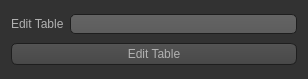
<?xml version="1.0" encoding="UTF-8"?>
<ui version="4.0">
 <class>updateTable</class>
 <widget class="QWidget" name="updateTable">
  <property name="geometry">
   <rect>
    <x>0</x>
    <y>0</y>
    <width>308</width>
    <height>79</height>
   </rect>
  </property>
  <property name="windowTitle">
   <string>Form</string>
  </property>
  <property name="styleSheet">
   <string notr="true">QToolTip
{
     border: 1px solid black;
     background-color: #ffa02f;
     padding: 1px;
     border-radius: 3px;
     opacity: 100;
}

QWidget
{
    color: #b1b1b1;
    background-color: #323232;
}

QWidget:item:hover
{
    background-color: QLinearGradient( x1: 0, y1: 0, x2: 0, y2: 1, stop: 0 #ffa02f, stop: 1 #ca0619);
    color: #000000;
}

QWidget:item:selected
{
    background-color: QLinearGradient( x1: 0, y1: 0, x2: 0, y2: 1, stop: 0 #ffa02f, stop: 1 #d7801a);
}

QMenuBar::item
{
    background: transparent;
}

QMenuBar::item:selected
{
    background: transparent;
    border: 1px solid #ffaa00;
}

QMenuBar::item:pressed
{
    background: #444;
    border: 1px solid #000;
    background-color: QLinearGradient(
        x1:0, y1:0,
        x2:0, y2:1,
        stop:1 #212121,
        stop:0.4 #343434/*,
        stop:0.2 #343434,
        stop:0.1 #ffaa00*/
    );
    margin-bottom:-1px;
    padding-bottom:1px;
}

QMenu
{
    border: 1px solid #000;
}

QMenu::item
{
    padding: 2px 20px 2px 20px;
}

QMenu::item:selected
{
    color: #000000;
}

QWidget:disabled
{
    color: #404040;
    background-color: #323232;
}

QAbstractItemView
{
    background-color: QLinearGradient( x1: 0, y1: 0, x2: 0, y2: 1, stop: 0 #4d4d4d, stop: 0.1 #646464, stop: 1 #5d5d5d);
}

QWidget:focus
{
    /*border: 2px solid QLinearGradient( x1: 0, y1: 0, x2: 0, y2: 1, stop: 0 #ffa02f, stop: 1 #d7801a);*/
}

QLineEdit
{
    background-color: QLinearGradient( x1: 0, y1: 0, x2: 0, y2: 1, stop: 0 #4d4d4d, stop: 0 #646464, stop: 1 #5d5d5d);
    padding: 1px;
    border-style: solid;
    border: 1px solid #1e1e1e;
    border-radius: 5;
}

QPushButton
{
    color: #b1b1b1;
    background-color: QLinearGradient( x1: 0, y1: 0, x2: 0, y2: 1, stop: 0 #565656, stop: 0.1 #525252, stop: 0.5 #4e4e4e, stop: 0.9 #4a4a4a, stop: 1 #464646);
    border-width: 1px;
    border-color: #1e1e1e;
    border-style: solid;
    border-radius: 6;
    padding: 3px;
    font-size: 12px;
    padding-left: 5px;
    padding-right: 5px;
}

QPushButton:pressed
{
    background-color: QLinearGradient( x1: 0, y1: 0, x2: 0, y2: 1, stop: 0 #2d2d2d, stop: 0.1 #2b2b2b, stop: 0.5 #292929, stop: 0.9 #282828, stop: 1 #252525);
}

QComboBox
{
    selection-background-color: #ffaa00;
    background-color: QLinearGradient( x1: 0, y1: 0, x2: 0, y2: 1, stop: 0 #565656, stop: 0.1 #525252, stop: 0.5 #4e4e4e, stop: 0.9 #4a4a4a, stop: 1 #464646);
    border-style: solid;
    border: 1px solid #1e1e1e;
    border-radius: 5;
}

QComboBox:hover,QPushButton:hover
{
    border: 2px solid QLinearGradient( x1: 0, y1: 0, x2: 0, y2: 1, stop: 0 #ffa02f, stop: 1 #d7801a);
}


QComboBox:on
{
    padding-top: 3px;
    padding-left: 4px;
    background-color: QLinearGradient( x1: 0, y1: 0, x2: 0, y2: 1, stop: 0 #2d2d2d, stop: 0.1 #2b2b2b, stop: 0.5 #292929, stop: 0.9 #282828, stop: 1 #252525);
    selection-background-color: #ffaa00;
}

QComboBox QAbstractItemView
{
    border: 2px solid darkgray;
    selection-background-color: QLinearGradient( x1: 0, y1: 0, x2: 0, y2: 1, stop: 0 #ffa02f, stop: 1 #d7801a);
}

QComboBox::drop-down
{
     subcontrol-origin: padding;
     subcontrol-position: top right;
     width: 15px;

     border-left-width: 0px;
     border-left-color: darkgray;
     border-left-style: solid; /* just a single line */
     border-top-right-radius: 3px; /* same radius as the QComboBox */
     border-bottom-right-radius: 3px;
 }

QComboBox::down-arrow
{
     image: url(:/down_arrow.png);
}

QGroupBox:focus
{
border: 2px solid QLinearGradient( x1: 0, y1: 0, x2: 0, y2: 1, stop: 0 #ffa02f, stop: 1 #d7801a);
}

QTextEdit:focus
{
    border: 2px solid QLinearGradient( x1: 0, y1: 0, x2: 0, y2: 1, stop: 0 #ffa02f, stop: 1 #d7801a);
}

QScrollBar:horizontal {
     border: 1px solid #222222;
     background: QLinearGradient( x1: 0, y1: 0, x2: 0, y2: 1, stop: 0.0 #121212, stop: 0.2 #282828, stop: 1 #484848);
     height: 7px;
     margin: 0px 16px 0 16px;
}

QScrollBar::handle:horizontal
{
      background: QLinearGradient( x1: 0, y1: 0, x2: 1, y2: 0, stop: 0 #ffa02f, stop: 0.5 #d7801a, stop: 1 #ffa02f);
      min-height: 20px;
      border-radius: 2px;
}

QScrollBar::add-line:horizontal {
      border: 1px solid #1b1b19;
      border-radius: 2px;
      background: QLinearGradient( x1: 0, y1: 0, x2: 1, y2: 0, stop: 0 #ffa02f, stop: 1 #d7801a);
      width: 14px;
      subcontrol-position: right;
      subcontrol-origin: margin;
}

QScrollBar::sub-line:horizontal {
      border: 1px solid #1b1b19;
      border-radius: 2px;
      background: QLinearGradient( x1: 0, y1: 0, x2: 1, y2: 0, stop: 0 #ffa02f, stop: 1 #d7801a);
      width: 14px;
     subcontrol-position: left;
     subcontrol-origin: margin;
}

QScrollBar::right-arrow:horizontal, QScrollBar::left-arrow:horizontal
{
      border: 1px solid black;
      width: 1px;
      height: 1px;
      background: white;
}

QScrollBar::add-page:horizontal, QScrollBar::sub-page:horizontal
{
      background: none;
}

QScrollBar:vertical
{
      background: QLinearGradient( x1: 0, y1: 0, x2: 1, y2: 0, stop: 0.0 #121212, stop: 0.2 #282828, stop: 1 #484848);
      width: 7px;
      margin: 16px 0 16px 0;
      border: 1px solid #222222;
}

QScrollBar::handle:vertical
{
      background: QLinearGradient( x1: 0, y1: 0, x2: 0, y2: 1, stop: 0 #ffa02f, stop: 0.5 #d7801a, stop: 1 #ffa02f);
      min-height: 20px;
      border-radius: 2px;
}

QScrollBar::add-line:vertical
{
      border: 1px solid #1b1b19;
      border-radius: 2px;
      background: QLinearGradient( x1: 0, y1: 0, x2: 0, y2: 1, stop: 0 #ffa02f, stop: 1 #d7801a);
      height: 14px;
      subcontrol-position: bottom;
      subcontrol-origin: margin;
}

QScrollBar::sub-line:vertical
{
      border: 1px solid #1b1b19;
      border-radius: 2px;
      background: QLinearGradient( x1: 0, y1: 0, x2: 0, y2: 1, stop: 0 #d7801a, stop: 1 #ffa02f);
      height: 14px;
      subcontrol-position: top;
      subcontrol-origin: margin;
}

QScrollBar::up-arrow:vertical, QScrollBar::down-arrow:vertical
{
      border: 1px solid black;
      width: 1px;
      height: 1px;
      background: white;
}


QScrollBar::add-page:vertical, QScrollBar::sub-page:vertical
{
      background: none;
}

QTextEdit
{
    background-color: #242424;
}

QPlainTextEdit
{
    background-color: #242424;
}

QHeaderView::section
{
    background-color: QLinearGradient(x1:0, y1:0, x2:0, y2:1, stop:0 #616161, stop: 0.5 #505050, stop: 0.6 #434343, stop:1 #656565);
    color: white;
    padding-left: 4px;
    border: 1px solid #6c6c6c;
}

QCheckBox:disabled
{
color: #414141;
}

QDockWidget::title
{
    text-align: center;
    spacing: 3px; /* spacing between items in the tool bar */
    background-color: QLinearGradient(x1:0, y1:0, x2:0, y2:1, stop:0 #323232, stop: 0.5 #242424, stop:1 #323232);
}

QDockWidget::close-button, QDockWidget::float-button
{
    text-align: center;
    spacing: 1px; /* spacing between items in the tool bar */
    background-color: QLinearGradient(x1:0, y1:0, x2:0, y2:1, stop:0 #323232, stop: 0.5 #242424, stop:1 #323232);
}

QDockWidget::close-button:hover, QDockWidget::float-button:hover
{
    background: #242424;
}

QDockWidget::close-button:pressed, QDockWidget::float-button:pressed
{
    padding: 1px -1px -1px 1px;
}

QMainWindow::separator
{
    background-color: QLinearGradient(x1:0, y1:0, x2:0, y2:1, stop:0 #161616, stop: 0.5 #151515, stop: 0.6 #212121, stop:1 #343434);
    color: white;
    padding-left: 4px;
    border: 1px solid #4c4c4c;
    spacing: 3px; /* spacing between items in the tool bar */
}

QMainWindow::separator:hover
{

    background-color: QLinearGradient(x1:0, y1:0, x2:0, y2:1, stop:0 #d7801a, stop:0.5 #b56c17 stop:1 #ffa02f);
    color: white;
    padding-left: 4px;
    border: 1px solid #6c6c6c;
    spacing: 3px; /* spacing between items in the tool bar */
}

QToolBar::handle
{
     spacing: 3px; /* spacing between items in the tool bar */
     background: url(:/images/handle.png);
}

QMenu::separator
{
    height: 2px;
    background-color: QLinearGradient(x1:0, y1:0, x2:0, y2:1, stop:0 #161616, stop: 0.5 #151515, stop: 0.6 #212121, stop:1 #343434);
    color: white;
    padding-left: 4px;
    margin-left: 10px;
    margin-right: 5px;
}

QProgressBar
{
    border: 2px solid grey;
    border-radius: 5px;
    text-align: center;
}

QProgressBar::chunk
{
    background-color: #d7801a;
    width: 2.15px;
    margin: 0.5px;
}

QTabBar::tab {
    color: #b1b1b1;
    border: 1px solid #444;
    border-bottom-style: none;
    background-color: #323232;
    padding-left: 10px;
    padding-right: 10px;
    padding-top: 3px;
    padding-bottom: 2px;
    margin-right: -1px;
}

QTabWidget::pane {
    border: 1px solid #444;
    top: 1px;
}

QTabBar::tab:last
{
    margin-right: 0; /* the last selected tab has nothing to overlap with on the right */
    border-top-right-radius: 3px;
}

QTabBar::tab:first:!selected
{
 margin-left: 0px; /* the last selected tab has nothing to overlap with on the right */


    border-top-left-radius: 3px;
}

QTabBar::tab:!selected
{
    color: #b1b1b1;
    border-bottom-style: solid;
    margin-top: 3px;
    background-color: QLinearGradient(x1:0, y1:0, x2:0, y2:1, stop:1 #212121, stop:.4 #343434);
}

QTabBar::tab:selected
{
    border-top-left-radius: 3px;
    border-top-right-radius: 3px;
    margin-bottom: 0px;
}

QTabBar::tab:!selected:hover
{
    /*border-top: 2px solid #ffaa00;
    padding-bottom: 3px;*/
    border-top-left-radius: 3px;
    border-top-right-radius: 3px;
    background-color: QLinearGradient(x1:0, y1:0, x2:0, y2:1, stop:1 #212121, stop:0.4 #343434, stop:0.2 #343434, stop:0.1 #ffaa00);
}

QRadioButton::indicator:checked, QRadioButton::indicator:unchecked{
    color: #b1b1b1;
    background-color: #323232;
    border: 1px solid #b1b1b1;
    border-radius: 6px;
}

QRadioButton::indicator:checked
{
    background-color: qradialgradient(
        cx: 0.5, cy: 0.5,
        fx: 0.5, fy: 0.5,
        radius: 1.0,
        stop: 0.25 #ffaa00,
        stop: 0.3 #323232
    );
}

QCheckBox::indicator{
    color: #b1b1b1;
    background-color: #323232;
    border: 1px solid #b1b1b1;
    width: 9px;
    height: 9px;
}

QRadioButton::indicator
{
    border-radius: 6px;
}

QRadioButton::indicator:hover, QCheckBox::indicator:hover
{
    border: 1px solid #ffaa00;
}

QCheckBox::indicator:checked
{
    image:url(:/images/checkbox.png);
}

QCheckBox::indicator:disabled, QRadioButton::indicator:disabled
{
    border: 1px solid #444;
}</string>
  </property>
  <layout class="QGridLayout" name="gridLayout">
   <item row="0" column="0">
    <layout class="QHBoxLayout" name="horizontalLayout">
     <item>
      <widget class="QLabel" name="label">
       <property name="text">
        <string>Edit Table</string>
       </property>
      </widget>
     </item>
     <item>
      <widget class="QLineEdit" name="led_EditTable"/>
     </item>
    </layout>
   </item>
   <item row="1" column="0">
    <widget class="QPushButton" name="btn_EditTable">
     <property name="text">
      <string>Edit Table</string>
     </property>
    </widget>
   </item>
  </layout>
 </widget>
 <resources/>
 <connections/>
</ui>
